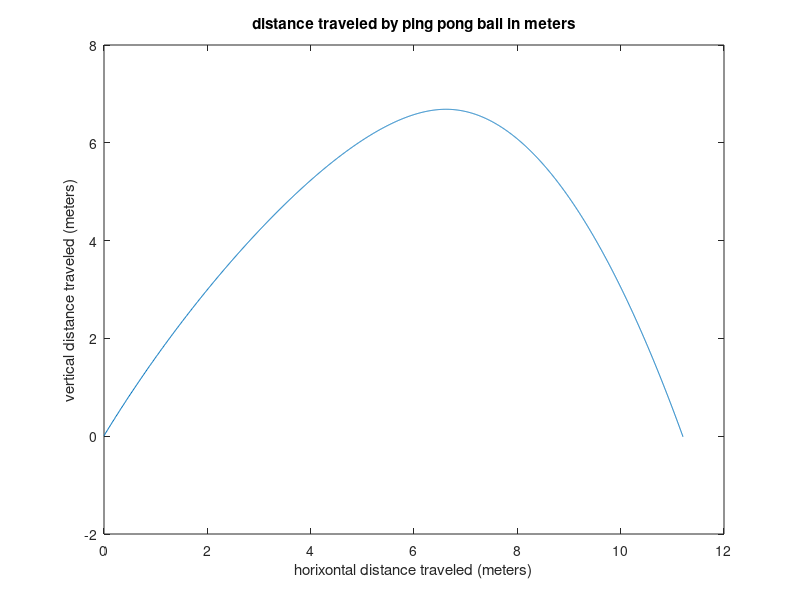

This figure's MATLAB source:
% Create a program to plot the motion of the ping pong ball with drag. 
% The program will take inputs for velocity in m/s and angle of launch.
% note that with a high speed camera I estmated a launch speed for a ping
% pong ball could be 30 m/s.  

vel=30;  %m/s
angle=60;
% convert the degrees into radians so MATLAB likes it
angle=angle*pi/180;

% set initial values (time, distance, mass, gravity, drag) 
x(1)=0; % meters
y(1)=.01;  % meters
time(1)=0; % seconds
mass=.00247; %kg  ping pong ball .00247 Kg
g=-9.8; % m/sec^2
c=-0.0005; % coefficient of drag with density and area in this constant
index=1; % so I can load an array for plotting

% start to increment the motion and define it component forces
velx=vel*cos(angle);
VelocityX(1)=velx;
vely=vel*sin(angle);
VelocityY(1)=vely;

% set a time step and variable for height
deltaTime=.001; % seconds
height=y(1);

while height>=0 % check that the ball has not hit ground yet 
    index=index+1; % setup and index
   
    % *******************************************************
    % break velocity into its components
    % *******************************************************
    velx = vel*cos(angle);
    vely = vel*sin(angle);
    
    % *******************************************************
    % use an if/else statement to check to see if the ball is moving 
    % down (negative). If it is, then drag has an opposite sign
    % as gravity in the acceleration formula.  Otherwise gravity
    % and drag have the same sign. Calculate the new acceleration in the y.
    % *******************************************************
    if (vely < 0)
        c = -c;
    end
    acc_y = -g - (c*(vely*vely))/mass;
    % *******************************************************
    % Now calculate the acceleration in the x .
    % *******************************************************
    acc_x = (-c * (velx*velx))/mass;
    
    %fprintf("Y:" + acc_y + "\n")
    %fprintf("X:" + acc_x + "\n")
    % *****************************************************
    % calculate the new velocity at the end of the time step
    % this will have X and Y components, so you need a variable
    % for each.  One is velFinalX and the other is velFinalY.
    % *******************************************************
%     velFinalX = velx - ((c*(velx*velx))/mass)*deltaTime;
%     velFinalY = vely - (g+((c*(vely*vely))/mass))*deltaTime;
    
    velFinalX = velx - acc_x*deltaTime;
    velFinalY = vely - acc_y*deltaTime;
    
    % ******************************************************
    % Get a new velocity vector and angle given the X and Y
    % The velocity is the variable "vel" and angle is "angle"
    %*******************************************************
    vel = sqrt(velFinalX*velFinalX + velFinalY*velFinalY);
    angle = atan(velFinalY/velFinalX);
    
    % now save my values at this time step
    time(index)=time(index-1)+deltaTime;
    VelocityX(index)=velFinalX;
    VelocityY(index)=velFinalY;
    
    % and distance numbers
    distX=velx*deltaTime;
    distY=vely*deltaTime;
    
    % save distance values 
    x(index)=x(index-1)+distX;
    y(index)=y(index-1)+distY;
    height=y(index);
end

plot(x,y)
title('distance traveled by ping pong ball in meters')
xlabel('horixontal distance traveled (meters)')
ylabel('vertical distance traveled (meters)')